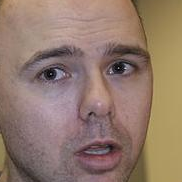
#> input picture data/crop/male_crop/male_2735.png, 182 x 182 px; its folder holds only this picture in this run
$ jupyter execute --allow-errors model.ipynb   (shell and % lines are left out)
#> lines starting #> are read from the running program, lines starting #| are printed output that depends on the picture
[cell 1]
import numpy as np
import cv2
import pandas as pd
import matplotlib.pyplot as plt
from PIL import Image
from sklearn.decomposition import PCA
import warnings
warnings.filterwarnings('ignore')

[cell 2]
from glob import glob

## Data Understanding

[cell 3]
femalepath = glob('./data/female/*.jpg')
malepath = glob('./data/male/*.jpg')
len(malepath), len(femalepath)

#> (a cell that did not finish here is left out)

#> (a cell that did not finish here is left out)

#> (a cell that did not finish here is left out)

#> (a cell that did not finish here is left out)

[cell 8]
haar = cv2.CascadeClassifier('./model/haarcascade_frontalface_default.xml')

#> (a cell that did not finish here is left out)

#> (a cell that did not finish here is left out)

#> (a cell that did not finish here is left out)

#> (a cell that did not finish here is left out)

#> (a cell that did not finish here is left out)

[cell 14]
def extract_images(path,gender,i):
    img = cv2.imread(path)
    gray = cv2.cvtColor(img, cv2.COLOR_BGR2GRAY)
    faces = haar.detectMultiScale(gray,1.5,5)
    for x,y,w,h in faces:
        roi = img[y:y+h,x:x+w]
        if gender == 'male':
            cv2.imwrite('./data/crop/male_crop/{}_{}.png'.format(gender,i),roi)
        else:
            cv2.imwrite('./data/crop/female_crop/{}_{}.png'.format(gender,i),roi)

#> (a cell that did not finish here is left out)

[cell 16]
for i, path in enumerate(femalepath):
    try:
        extract_images(path,'female',i)
        print("{}/{} berhasil diproses".format(i,len(femalepath)))

    except:
        print("{}/{} gagal diproses".format(i,len(femalepath)))

[cell 17]
for i, path in enumerate(malepath):
    try:
        extract_images(path,'male',i)
        print("{}/{} berhasil diproses".format(i,len(malepath)))

    except:
        print("{}/{} gagal diproses".format(i,len(malepath)))

 # DATA PREPROCESSING

## Crop face dari data menggunakan opencv

[cell 18]
female = glob('./data/crop/female_crop/*.png')
male = glob('./data/crop/male_crop/*.png')

[cell 19]
path = female + male

[cell 20]
def getSize(path):
#> called with path = './data/crop/male_crop/male_2735.png'
    img = Image.open(path)
#> img is the input picture: PIL image 182x182 RGB; mean R, G, B 146, 121.8, 107.8
    return img.size[0]

[cell 21]
df = pd.DataFrame(data=path,columns=['path'])
df.head()

[cell 22]
df['size'] = df['path'].apply(getSize)

df.head()

[cell 23]
df.tail()

## EDA with Pandas

[cell 24]
df.describe()

[cell 25]
plt.hist(df['size'],bins=30)
plt.show()
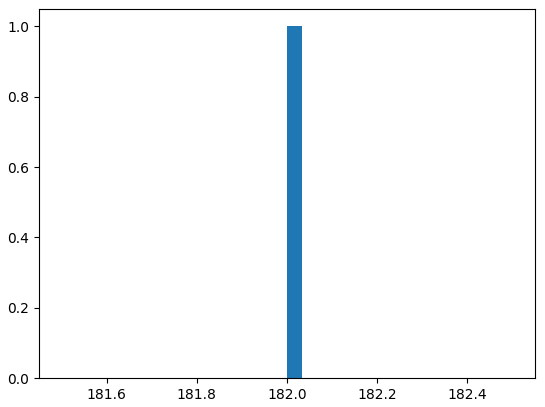
#> figure drawn by matplotlib, 1 panel; tallest bar 1 high, from x = 182 to 182

[cell 26]
df_new = df[df['size'] > 60]

[cell 27]
df_new

[cell 28]
string = df_new['path'][0]
def gender(string):
    try:
        return string.split('_')[0].split('/')[-1]
    except:
        return None

[cell 29]
df['gender']= df['path'].apply(gender)

[cell 30]
print(df['gender'].value_counts(normalize=True))
df['gender'].value_counts(normalize=True).plot(kind='pie')
plt.show()
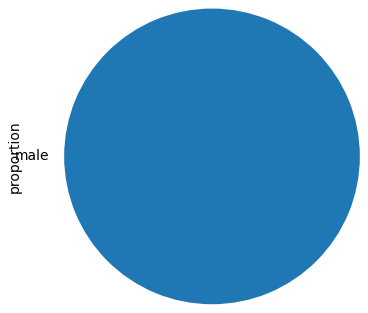
#> figure drawn by matplotlib, 1 panel

## Membuat struktur wajah dengan open cv

[cell 31]
def resize_img(path_to_resize):
#> called with path_to_resize = './data/crop/male_crop/male_2735.png'
    try:

        img = cv2.imread(path_to_resize)
#> img: shape (182, 182, 3)
        gray = cv2.cvtColor(img,cv2.COLOR_BGR2GRAY)
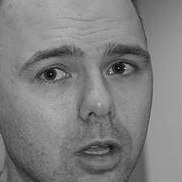
#> gray: shape (182, 182); min 0, max 220, mean 127.4
        size = gray.shape[0]
#> size = 182
        if size >= 100:
            gray_re = cv2.resize(gray,(100,100),cv2.INTER_AREA)
        else:
            gray_re = cv2.resize(gray,(100,100),cv2.INTER_CUBIC)
        return gray_re.flatten()
    except:
        return None

[cell 32]
len(resize_img(path[0]))

[cell 33]
df_new['gender'] = df_new['path'].apply(gender)
df_new.head()

[cell 34]
df_new['structured_data'] = df_new['path'].apply(resize_img)

[cell 35]
df_new

[cell 36]
df1 = df_new['structured_data'].apply(pd.Series)
df1

[cell 37]
df2 = pd.concat((df_new['gender'],df1),axis=1)

[cell 38]
df2.head()

[cell 39]
plt.imshow(df2.loc[0][1:].values .reshape(100,100).astype('int'),cmap='gray')
plt.title("Label : " + df2.loc[0]['gender'])
plt.show()
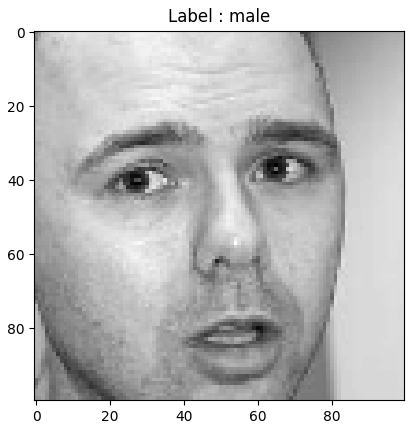
#> figure drawn by matplotlib, 1 panel

[cell 40]
import pickle

[cell 41]
pickle.dump(df2,open('./data/dataframe_images_100_100.pickle','wb'))

## Normalisasi Data

[cell 42]
df = pickle.load(open('./data/dataframe_images_100_100.pickle','rb'))

[cell 43]
df.head()

[cell 44]
df.dropna(axis=0, inplace= True)

[cell 45]
df.isnull().sum()

[cell 46]
X = df.iloc[:,1:].values
y = df.iloc[:,0].values

[cell 47]
X.shape

## Min Max Scalling

[cell 48]
float(X.min()), float(X.max())

[cell 49]
Xnorm = X / X.max()

[cell 50]
Xnorm

[cell 51]
Xnorm.shape

[cell 52]
#female = 1, male = 0
y_norm = np.where(y=='female',1,0)

[cell 53]
np.savez('./data/data_100_100_norm.npz',Xnorm,y_norm)

## Feature Extraction - PCA Eigenface

[cell 54]
data = np.load('./data/data_100_100_norm.npz')

[cell 55]
X = data['arr_0'] #variabel independen
y = data['arr_1'] #target value

[cell 56]
X.shape, y.shape

## Eigen Image

[cell 57]
X1 = X -X.mean(axis=0)

[cell 58]
from sklearn.decomposition import PCA

[cell 59]
pca = PCA(n_components=None, whiten=True,svd_solver='auto')

[cell 60]
x_pca = pca.fit_transform(X1)

[cell 61]
x_pca.shape

[cell 62]
eigen_ratio = pca.explained_variance_ratio_
eigen_ratio_cum = np.cumsum(eigen_ratio)

[cell 63]
plt.figure(figsize=(10,4))
plt.subplot(1,2,1)
plt.plot(eigen_ratio[:200],'r>--')
plt.xlabel=('no of components')
plt.tlabel=('explained variance ratio')
plt.subplot(1,2,2)
plt.xlabel=('no of components')
plt.xlabel=('cumulative explained variance ratio')
plt.plot(eigen_ratio_cum[:200],'r>--')
plt.show()
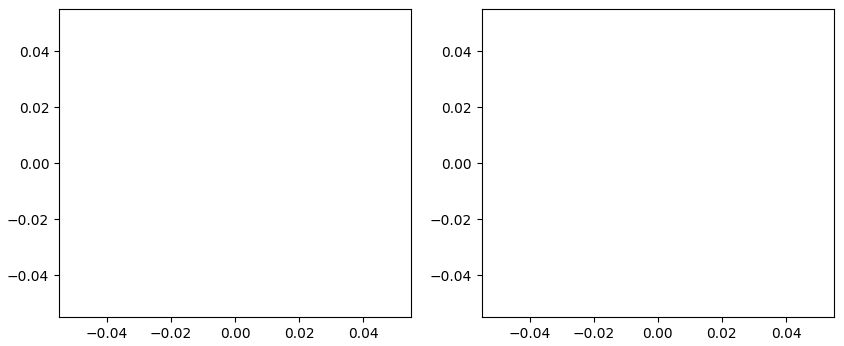
#> figure drawn by matplotlib, 2 panels
